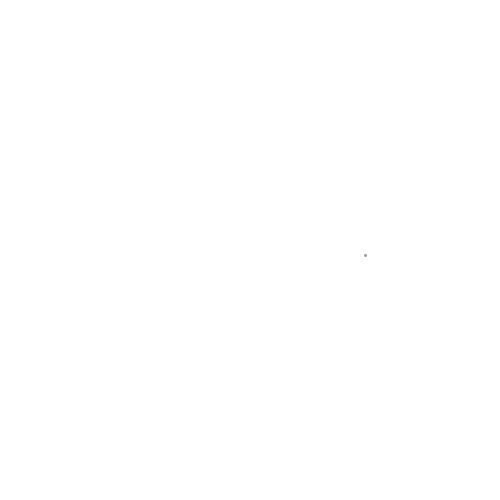
Frame 1 (no input)
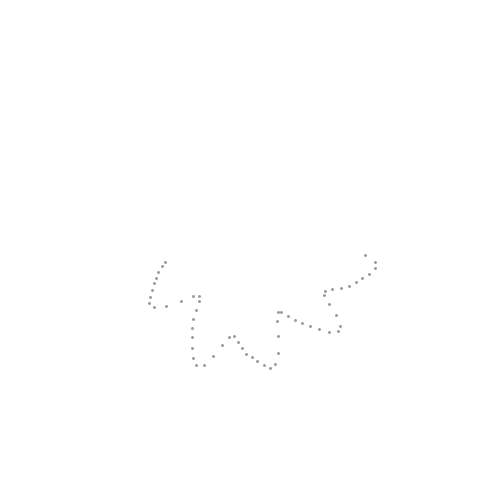
Frame 60 (the mouse pressed at the canvas centre just before this capture)
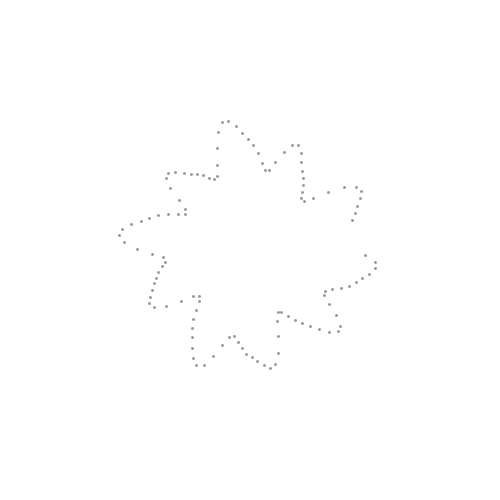
Frame 120 (the mouse held since frame 60 and released just before this capture)

The Processing sketch that drew these frames (run headless with seeded random() and noise(); from frame 60 on, the mouse is pressed at the canvas centre):

// Processing sketch: e03_falowanie_okrag_magia4
// ── e03_falowanie_okrag_magia4.pde
void setup() {
  size(500, 500);
  strokeWeight(3);
  background(255);
  stroke(0, 100);
}

void draw() {
  float R = 100 + 5*sin(frameCount) + 20*sin(frameCount*0.5) + + 10*sin(frameCount*0.221);
  point(250+R*cos(frameCount*0.05), 250+R*sin(frameCount*0.05));
}
